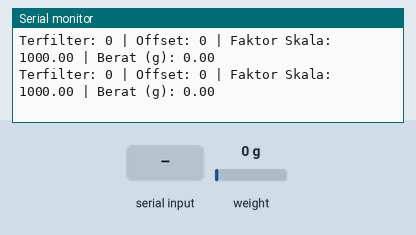
A sketch run on a simulated Arduino Uno, built with avr-gcc and run on an emulated ATmega328P. Shown: the last lines printed to the serial monitor. The inputs (shaded band) are chosen by the test bench; at power-on: weight on the scale 0 g.

Above: at 3.6 s.
3.7 s: weight on the scale set to 100 g
At 3.87 s:
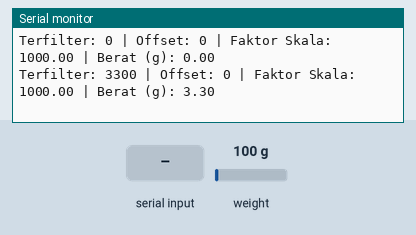
5.2 s: "t" received over Serial
At 6.3 s:
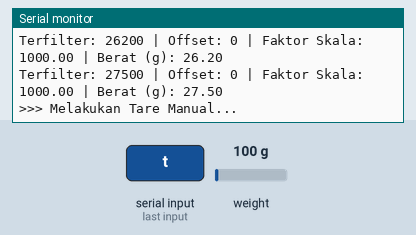
6.7 s: "z" received over Serial
At 7.98 s:
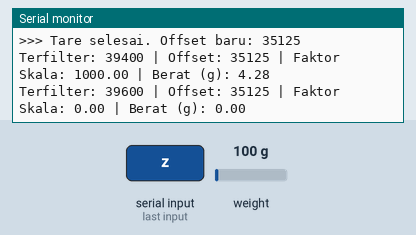
9.7 s: byte 99 ('c') received over Serial
At 9.94 s:
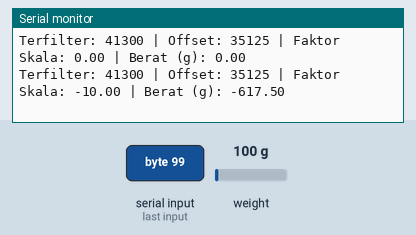
11.2 s: byte 118 ('v') received over Serial
At 11.53 s:
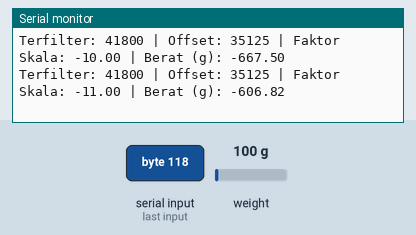
12.7 s: weight on the scale set to 2500 g
At 12.75 s:
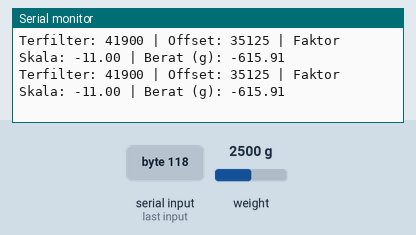
Timing chart, 0 to 15.7 s (numbered marks = the images above; inputs shaded):
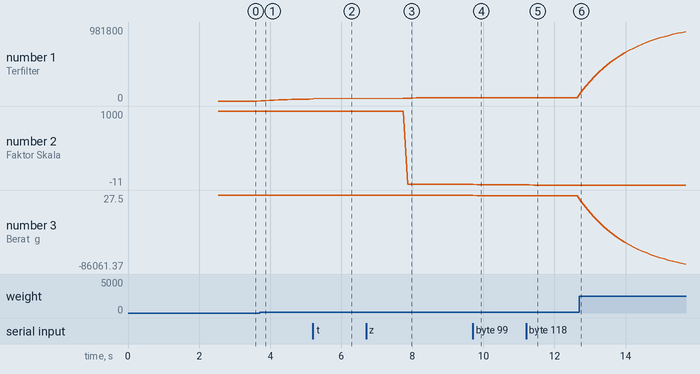

Measured:
- after the input at 3.7 s, the serial monitor: prints a new line after 0.05 s (image 1)
- after the input at 5.2 s, the serial monitor: prints a new line at once (image 2)
- after the input at 6.7 s, the serial monitor: prints a new line after 1.2 s (image 3)
- after the input at 9.7 s, the serial monitor: prints a new line after 0.12 s (image 4)
- after the input at 11.2 s, the serial monitor: prints a new line after 0.21 s (image 5)
- plotted number 1: 0 → 26200 after the input at 3.7 s, 27500 → 41300 after the input at 6.7 s, 41900 → 981800 after the input at 12.7 s
- plotted number 2: 0 → -10 after the input at 9.7 s, -10 → -11 after the input at 11.2 s
- plotted number 3: 0 → 26.2 after the input at 3.7 s, 0 → -657.5 after the input at 9.7 s, -657.5 → -615.91 after the input at 11.2 s, -615.91 → -86061.37 after the input at 12.7 s

The sketch:

Custom_System_Calibration_Tool.ino
```cpp
// 1. Include semua library yang dibutuhkan
#include "HX711.h"           // Library asli untuk membaca sensor
#include "KalmanFilter.h"    // Library filter kustom kita
#include "ProcessedScale.h"  // Library kalibrasi kustom kita


// 2. Buat objek untuk setiap komponen
HX711 hardware_scale;
KalmanFilter kalman_filter(0.1, 15.0);  // Gunakan parameter Q & R terbaik Anda
ProcessedScale logic_scale;

long bulatkanKeRatusan(long angka) {
  // 1. Bagi dengan 100.0 untuk mendapatkan nilai desimal
  float nilaiSementara = angka / 100.0;

  // 2. Gunakan round() untuk membulatkan ke bilangan bulat terdekat
  long hasilBulat = round(nilaiSementara);

  // 3. Kembalikan ke skala ratusan
  return hasilBulat * 100;
}

// Fungsi helper untuk melakukan tare manual
void performManualTare() {
  Serial.println("\n>>> Melakukan Tare Manual...");
  float sum = 0;
  for (int i = 0; i < 20; i++) {
    sum += bulatkanKeRatusan(kalman_filter.update(hardware_scale.read()));
    delay(20);
  }
  logic_scale.tare(round(sum / 20.0));
  Serial.print(">>> Tare selesai. Offset baru: ");
  Serial.println(logic_scale.getOffset());
}

void printInstructions() {
  Serial.println("\n--- Alat Kalibrasi Sistem Kustom ---");
  Serial.println("Tujuan: Menemukan Faktor Skala yang tepat untuk logika kustom kita.");
  Serial.println("Perintah (kirim lalu Enter):");
  Serial.println("  t = Tare (Mengatur Offset ke nilai terfilter saat ini)");
  Serial.println("  a/s/d/f/g/h/j = Tambah Faktor Skala");
  Serial.println("  z/x/c/v/b/n/m = Kurangi Faktor Skala");
  Serial.println("-----------------------------------------------------");
}

void setup() {
  Serial.begin(115200);
  hardware_scale.begin(13, 14);

  printInstructions();
  performManualTare();           // Lakukan tare awal saat startup
  logic_scale.setScale(1000.0);  // Atur faktor skala awal yang masuk akal
}

void loop() {
  // Handle user input untuk penyesuaian
  if (Serial.available() > 0) {
    char cmd = Serial.read();
    float current_scale = logic_scale.getScale();
    switch (cmd) {
      case 't': performManualTare(); break;
      case 'a': logic_scale.setScale(current_scale + 1000); break;
      case 's': logic_scale.setScale(current_scale + 100); break;
      case 'd': logic_scale.setScale(current_scale + 10); break;
      case 'f': logic_scale.setScale(current_scale + 1); break;
      case 'g': logic_scale.setScale(current_scale + 0.1f); break;
      case 'h': logic_scale.setScale(current_scale + 0.01f); break;
      case 'j': logic_scale.setScale(current_scale + 0.001f); break;
      case 'z': logic_scale.setScale(current_scale - 1000); break;
      case 'x': logic_scale.setScale(current_scale - 100); break;
      case 'c': logic_scale.setScale(current_scale - 10); break;
      case 'v': logic_scale.setScale(current_scale - 1); break;
      case 'b': logic_scale.setScale(current_scale - 0.1f); break;
      case 'n': logic_scale.setScale(current_scale - 0.01f); break;
      case 'm': logic_scale.setScale(current_scale - 0.001f); break;
    }
  }

  // Alur Kerja Pengukuran
  long raw_value = hardware_scale.read();
  float filtered_value = bulatkanKeRatusan(kalman_filter.update(raw_value));
  float final_weight = logic_scale.getWeight(filtered_value);

  // Tampilkan Informasi Diagnostik
  Serial.print("Terfilter: ");
  Serial.print(long(filtered_value));
  Serial.print(" | Offset: ");
  Serial.print(logic_scale.getOffset());
  Serial.print(" | Faktor Skala: ");
  Serial.print(logic_scale.getScale());
  Serial.print(" | Berat (g): ");
  Serial.println(final_weight);
  delay(20);
}
```

KalmanFilter.cpp
```cpp
#include "KalmanFilter.h"

KalmanFilter::KalmanFilter(float process_noise, float measurement_noise, float initial_value) {
    Q = process_noise;
    R = measurement_noise;
    x = initial_value;
    p = 1.0; // Inisialisasi error covariance
    k = 0;
}

float KalmanFilter::update(float measurement) {
    // Tahap Prediksi
    p = p + Q;

    // Tahap Pengukuran (Koreksi)
    k = p / (p + R);
    x = x + k * (measurement - x);
    p = (1 - k) * p;

    return x;
}

void KalmanFilter::setParameters(float process_noise, float measurement_noise) {
    Q = process_noise;
    R = measurement_noise;
}
```

KalmanFilter.h
```cpp
#ifndef KalmanFilter_h
#define KalmanFilter_h

class KalmanFilter {
private:
    float Q; // Process noise covariance
    float R; // Measurement noise covariance
    float x; // Estimated value
    float p; // Estimation error covariance
    float k; // Kalman gain

public:
    // Constructor
    KalmanFilter(float process_noise, float measurement_noise, float initial_value = 0);

    // Fungsi utama untuk memfilter nilai baru
    float update(float measurement);

    // Fungsi untuk mengubah parameter secara real-time
    void setParameters(float process_noise, float measurement_noise);
};

#endif
```

ProcessedScale.cpp
```cpp
#include "ProcessedScale.h"

ProcessedScale::ProcessedScale() {
    offset = 0;
    scale_factor = 1.0; // Default scale
}

void ProcessedScale::setOffset(long new_offset) {
    offset = new_offset;
}

long ProcessedScale::getOffset() {
    return offset;
}

void ProcessedScale::setScale(float new_scale) {
    scale_factor = new_scale;
}

float ProcessedScale::getScale() {
    return scale_factor;
}

void ProcessedScale::tare(long current_filtered_value) {
    offset = current_filtered_value;
}

float ProcessedScale::getWeight(long current_filtered_value) {
    // Menghindari pembagian dengan nol
    if (scale_factor == 0) {
        return 0.0f;
    }
    return (float)(current_filtered_value - offset) / scale_factor;
}
```

ProcessedScale.h
```cpp
#ifndef ProcessedScale_h
#define ProcessedScale_h

class ProcessedScale {
private:
    long offset;
    float scale_factor;

public:
    // Constructor
    ProcessedScale();

    // Mengatur offset secara manual
    void setOffset(long new_offset);
    long getOffset();

    // Mengatur faktor skala
    void setScale(float new_scale);
    float getScale();

    // Shortcut untuk mengatur offset ke nilai saat ini
    void tare(long current_filtered_value);

    // Menghitung berat akhir berdasarkan nilai terfilter
    float getWeight(long current_filtered_value);
};

#endif
```
